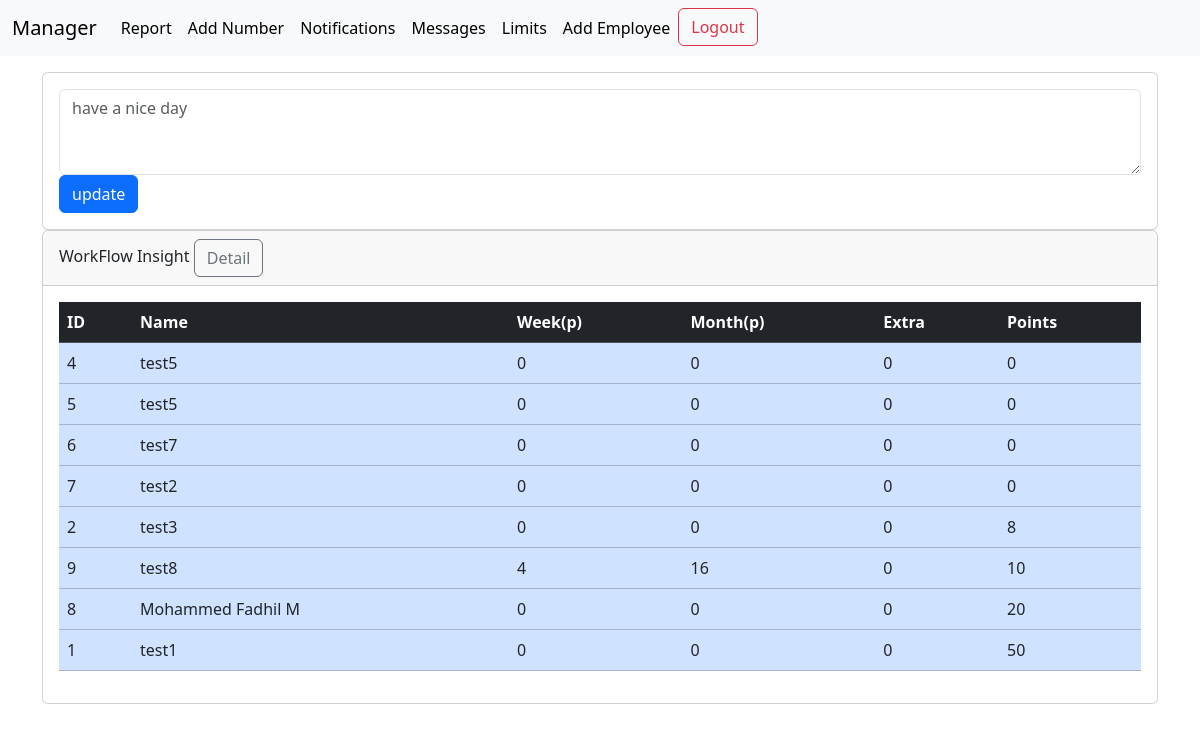
/manager/ (signed in), run on the app's committed database.
### manager/models.py (models this page shows, shortened)
class Myconstants(models.Model):
    weeklyLimit = models.IntegerField(default=0)
    monthlyLimit = models.IntegerField(default=0)
    quotes = models.TextField(blank=True,null=True)

class Employee(models.Model):
    user = models.OneToOneField(User, on_delete=models.CASCADE)
    name = models.CharField(max_length=150, blank=True, null=True)
    phone = models.CharField(max_length=15, blank=True, null=True)
    work_mail = models.EmailField(blank=True, null=True)
    work_phone = models.CharField(max_length=15, blank=True, null=True)
    profile_photo = models.ImageField(upload_to='profile_photos/', blank=True, null=True)
    in_service = models.BooleanField(default=True)
    weeklyPending = models.IntegerField(default=0)
    weeklyDone = models.IntegerField(default=0)
    monthlyDone = models.IntegerField(default=0)
    monthlyPending = models.IntegerField(default=0)
    extraWork = models.IntegerField(default=0)
    totalWork = models.IntegerField(default=0)
    points = models.IntegerField(default=0)
    last_modified = models.DateTimeField(blank=True)

### manager/views.py (the view)
# urls.py: path('', manager_view, name='manager'),
@staff_member_required(login_url='login_with_otp')
def manager_view(request):
    myconstants =Myconstants.objects.get(id=1)
    employee = Employee.objects.filter(in_service=True).order_by('points')
    context = {
        'employees':employee,
        'myconstants':myconstants
    }
    return render(request, 'manager/manager.html',context)

### templates/manager/manager.html (shortened to what this page needs)
{% extends 'manager/base.html' %}
{% load static %}
{% block body %}
    <div class="container mt-3">
        <div class="card mt-3">
            <div class="card-body">
                <form method="post" action="{% url 'quotes' %}">
                    <div class="form-group">
                        <textarea class="form-control" name="quotes" id="notification" rows="3" placeholder="{{myconstants.quotes}}"></textarea>
                    </div>
                    <button type="submit" class="btn btn-primary">update</button>
                </form>
            </div>
        </div>
        <div class="card">
            <div class="card-header">
                WorkFlow Insight
                <a href="{% url 'workflow' %}" class="btn btn-outline-secondary">Detail</a>
            </div>
            <div class="card-body">
                <table class="table table-dark table-hover">
                    <tr>
                        <th>ID</th>
                        <th>Name</th>
                        <th>Week(p)</th>
                        <th>Month(p)</th>
                        <th>Extra</th>
                        <th>Points</th>
                    </tr>
                    {% for employee in employees %}
                    <tr class="table-primary">
                        <td class="text-dark">{{employee.id}}</td>
                        <td class="text-dark">{{employee.name}}</td>
                        <td class="text-dark">{{employee.weeklyPending}}</td>
                        <td class="text-dark">{{employee.monthlyPending}}</td>
                        <td class="text-dark">{{employee.extraWork}}</td>
                        <td class="text-dark">{{employee.points}}</td>
                    </tr>
                    {% endfor %}
                </table>
            </div>
        </div>
    </div>
    {% endblock body %}

### data on the page
Myconstants: quotes "have a nice day"
Employee: id "4", name "test5", weeklyPending "0", monthlyPending "0", extraWork "0", points "0"
Employee: id "5", name "test5", weeklyPending "0", monthlyPending "0", extraWork "0", points "0"
Employee: id "6", name "test7", weeklyPending "0", monthlyPending "0", extraWork "0", points "0"
Employee: id "7", name "test2", weeklyPending "0", monthlyPending "0", extraWork "0", points "0"
Employee: id "2", name "test3", weeklyPending "0", monthlyPending "0", extraWork "0", points "8"
Employee: id "9", name "test8", weeklyPending "4", monthlyPending "16", extraWork "0", points "10"
Employee: id "8", name "Mohammed Fadhil M", weeklyPending "0", monthlyPending "0", extraWork "0", points "20"
Employee: id "1", name "test1", weeklyPending "0", monthlyPending "0", extraWork "0", points "50"
